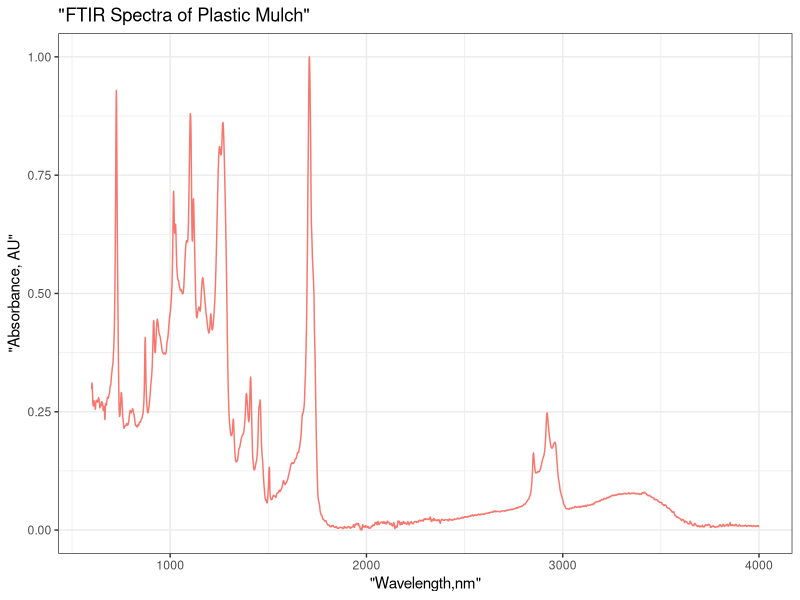
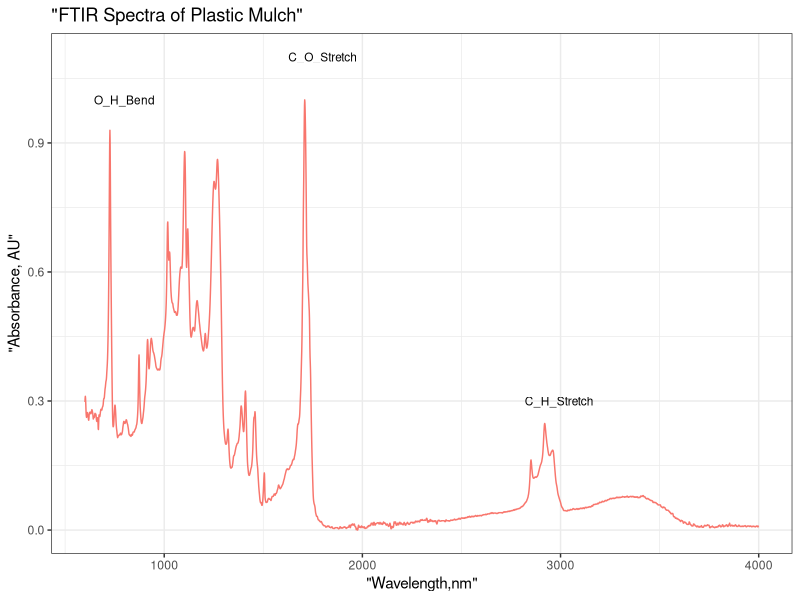

These charts were generated, in order, by the following R code:
## ---- chunk 1
mulch_plot <- read.csv("TN_BIOAGRI_204_Normalize.csv")
## ---- chunk 2
library(dplyr)
library(ggplot2)
library(knitr)
library(tibble)
library(dplyr)
library(reshape2)
library(magrittr)
## ---- chunk 3
normalize_add_rowmeans <- function(x) {
  for (i in 1:ncol(x)) {
        x[,i] <- (x[,i]- min(x[,i], na.rm = TRUE)) / (max(x[,i],na.rm = TRUE)-min(x[,i], na.rm = TRUE))
      }
      x <- cbind(x,row.means = rowMeans(x)) 
      x <-  add_column(x, Wavelength = 4000:600)
} 
a <- as.data.frame(normalize_add_rowmeans(mulch_plot))
knitr::kable(head(a))
## ---- chunk 4
a <- as.data.frame(normalize_add_rowmeans(mulch_plot))
## ---- chunk 5
plot_abs <- function(df, df_x, df_y, xname,yname,title) {
    df <- ggplot(df) + geom_line(aes(df_x,df_y, colour = "red")) +
      xlab(deparse(substitute(xname))) + #user can assign a name on the x-axis label
      ylab(deparse(substitute(yname))) + #user can assign a name on the y-axis label
      ggtitle(deparse(substitute(title))) + #user can assign a plot title 
      theme_bw() + theme(legend.position = "none") 
      df
    print(df)} 
## ---- chunk 6
plot_abs(a,a$Wavelength,a$C_38SAMPLE,xname = "Wavelength,nm", 
                   yname = "Absorbance, AU", title = "FTIR Spectra of Plastic Mulch") 
## ---- chunk 7
plot_abs_compounds <- function(df, df_x, df_y, xname,yname, title)
{
    df <- ggplot(df) + 
    geom_line(aes(df_x,df_y, colour = "red")) +
    xlab(deparse(substitute(xname))) + #user can assign a name on the x-axis label
    ylab(deparse(substitute(yname))) + #user can assign a name on the y-axis label
    ggtitle(deparse(substitute(title))) + #user can assign a plot title 
    theme_bw() + theme(legend.position = "none") 
    df <- df +
    annotate("text", x= 1800, y=1.1, label="C_O_Stretch", size =3.0) 
    df <- df +   
    annotate("text", x = 800, y = 1.0, label="O_H_Bend", size =3.0)
    df <- df + 
    annotate("text", x= 2994, y=0.3, label="C_H_Stretch", size =3.0)
    df
    print(df)}
## ---- chunk 8
plot_abs_compounds(a,a$Wavelength,a$C_38SAMPLE,xname = "Wavelength,nm", 
                   yname = "Absorbance, AU", title = "FTIR Spectra of Plastic Mulch") 
